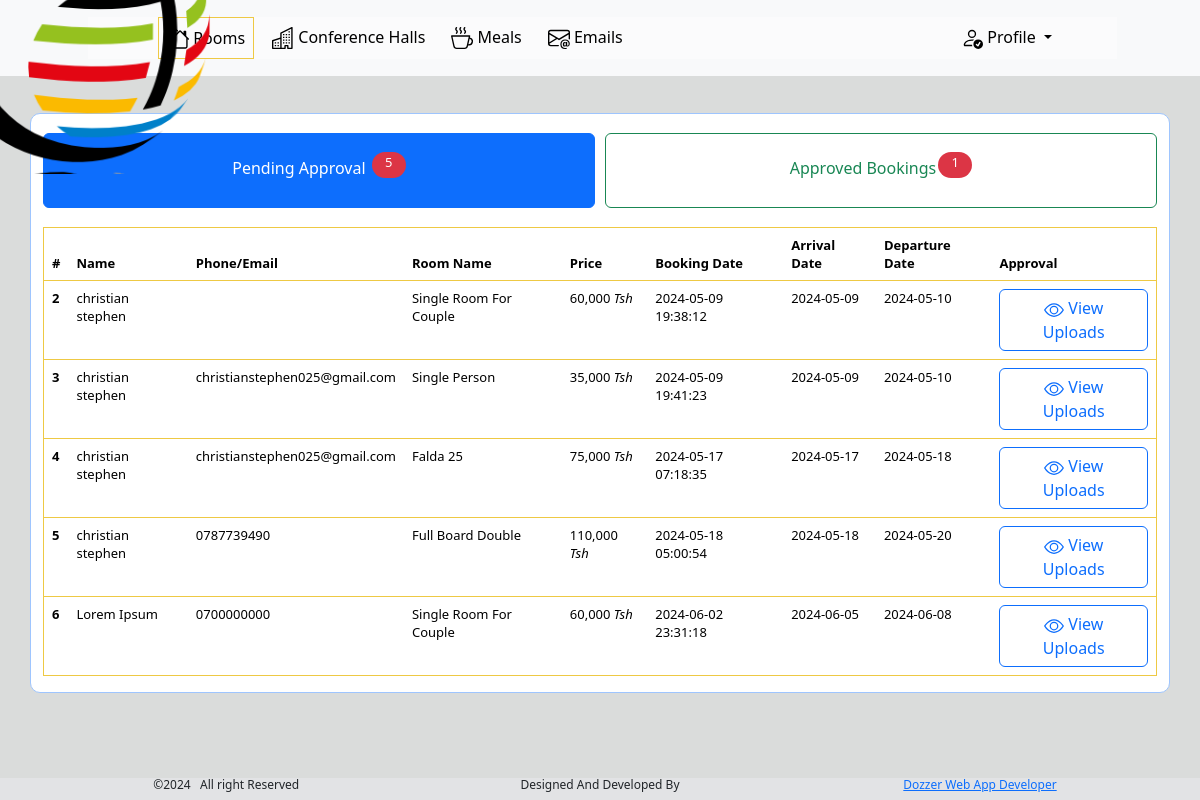
Screenshot of /cmc-admin/rooms/ with the database file from the repository.
### tables this page shows
CREATE TABLE `rooms` (
  `id` int(11) NOT NULL,
  `buyer` varchar(60) NOT NULL,
  `phone_email` varchar(60) NOT NULL,
  `service` varchar(30) NOT NULL,
  `price` int(15) NOT NULL,
  `booking_date` datetime NOT NULL DEFAULT current_timestamp(),
  `arrival_date` varchar(20) NOT NULL,
  `departure_date` varchar(20) NOT NULL,
  `status` int(2) NOT NULL DEFAULT 0,
  `image` varchar(100) NOT NULL DEFAULT '0'
);

### cmc-admin/rooms/data.php (called while the page is built)
<?php
include '../../control/connection.php';
$sql1 = "SELECT *from rooms where status=0 ";
$result1 = $conn->query($sql1);
$data1 = array();
if ($result1->num_rows > 0) {
    while($row1 = $result1->fetch_assoc()) {
        $data1[] = $row1;
    }
}
$sql2 ="SELECT *from rooms where status=1";
$result2 = $conn->query($sql2);
$data2 = array();
if ($result2->num_rows > 0) {
    while($row2 = $result2->fetch_assoc()) {
        $data2[] = $row2;
    }
}
?>

### cmc-admin/rooms/index.php (the view, shortened to what this page needs)
<?php
    include 'data.php';
?>
<html>
    <head>
        <link rel="stylesheet" href="../style.css">
        <link rel="stylesheet" href="https://cdn.jsdelivr.net/npm/bootstrap@5.3.3/dist/css/bootstrap.min.css">
    </head>
    <body>
<div class="container" style="margin-top: 3cm;">
    <nav class="navbar navbar-expand-lg bg-body-tertiary fixed-top" >
        <div class="container-fluid myfluid">
          <a class="navbar-brand" href="#">
	<div class="cardboard" style="margin-top: -3.2cm;margin-left: -2cm;" >
    <div class="card" style="background-color:transparent;border:  solid transparent;">
      <div class="front"></div>
      <div class="back"></div>
    </div>
    </div>
          </a>
          <div class="collapse navbar-collapse mynav " id="navbarNavDropdown">
            <ul class="navbar-nav mydropdown mymedia" >
             <li class="nav-item" data-bs-toggle="modal" data-bs-target="#login"  data-bs-toggle="collapse" data-bs-target="#navbarNavDropdown" id="#">
                <a class="nav-link myactive" href="#" id="roomsLink">
                  Rooms
                </a>
              </li>
              <li class="nav-item" data-bs-toggle="modal" data-bs-target="#login"  data-bs-toggle="collapse" data-bs-target="#navbarNavDropdown" id="#" >
                <a class="nav-link " href="../halls/" id="hallsLink">
                  Conference Halls
                </a>
              </li>
              <li class="nav-item" data-bs-toggle="modal" data-bs-target="#login"  data-bs-toggle="collapse" data-bs-target="#navbarNavDropdown" id="#">
                <a class="nav-link" href="../meals/" id="mealsLink">
                 Meals
                </a>
              </li>
              <li class="nav-item" data-bs-toggle="modal" data-bs-target="#login"  data-bs-toggle="collapse" data-bs-target="#navbarNavDropdown" id="#">
                <a class="nav-link" href="../emails/" >
                 Emails
                </a>
              </li>
              <li class="nav-item dropdown" id="servicemenu" style="position:absolute;right: 140px;">
                <a href="#" class="nav-link dropdown-toggle" href="#" role="button" data-bs-toggle="dropdown" aria-expanded="false">
                Profile
                </a>
        </li>
            </ul>
          </div>
        </div>
      </nav>
</div>
     <div class="container border border-primary-subtle" style="background-color: white;border-radius: 10px;display: block;" id="hallControl" >
      <div class="container px-4 text-center" style="margin-top: 0.5cm;">
        <div class="row gx-5">
          <div class="col btn btn-primary" onclick="hallPending()" id="hallPendingButton">
           <div class="p-3">Pending Approval <sup><span class="badge text-bg-danger"><?php echo count($data1) ?></span></sup></div>
          </div>
          <div class="col btn btn-outline-success mygap" onclick="hallApprove()" id="hallApproveButton" >
            <div class="p-3">Approved Bookings<sup><span class="badge text-bg-danger"><?php echo count($data2) ?></span></sup></div>
           </div>
        </div>
      </div>
      <div style="display: block;max-height: 15cm;
    overflow-y: scroll;" id="hallPendingTable">
      <table class="table table-hover" style="margin-top: 0.5cm;font-size: small!important;">
        <thead>
          <tr>
            <th scope="col">#</th>
            <th scope="col">Name</th>
            <th scope="col">Phone/Email</th>
            <th scope="col">Room Name</th>
            <th scope="col">Price</th>
            <th scope="col">Booking Date</th>
            <th scope="col">Arrival Date</th>
            <th scope="col">Departure Date</th>
            <th scope="col">Approval</th>
          </tr>
        </thead>
 <div >
        <tbody >
    <?php
    foreach ($data1 as $entry) {
        if($entry['image']=='0'){
          $approval="none";
        }else{
          $approval="block";
        }
    echo '
          <tr >
            <th scope="row">'.$entry['id'].'</th>
            <td>'.$entry['buyer'].'</td>
            <td>'.$entry['phone_email'].'</td>
            <td>'.$entry['service'].'</td>
            <td>'.number_format($entry['price']).'<i> Tsh</i></td>
            <td>'.$entry['booking_date'].'</td>
            <td>'.$entry['arrival_date'].'</td>
            <td>'.$entry['departure_date'].'</td>
            <td>
              <button type="button" class="btn btn-outline-primary" data-bs-dismiss="modal" data-bs-toggle="modal" data-bs-target="#viewscreenshot'.$entry['id'].'">
              <svg xmlns="http://www.w3.org/2000/svg" width="20" height="20" fill="currentColor" class="bi bi-eye" viewBox="0 0 16 16">
              <path d="M16 8s-3-5.5-8-5.5S0 8 0 8s3 5.5 8 5.5S16 8 16 8M1.173 8a13 13 0 0 1 1.66-2.043C4.12 4.668 5.88 3.5 8 3.5s3.879 1.168 5.168 2.457A13 13 0 0 1 14.828 8q-.086.13-.195.288c-.335.48-.83 1.12-1.465 1.755C11.879 11.332 10.119 12.5 8 12.5s-3.879-1.168-5.168-2.457A13 13 0 0 1 1.172 8z"/>
              <path d="M8 5.5a2.5 2.5 0 1 0 0 5 2.5 2.5 0 0 0 0-5M4.5 8a3.5 3.5 0 1 1 7 0 3.5 3.5 0 0 1-7 0"/>
            </svg>
                View Uploads
              </button>
            </td>
          </tr>
<form action="../../control/updaterooms.php" method="post">
<div class="modal fade" id="viewscreenshot'.$entry['id'].'" data-bs-backdrop="static" data-bs-keyboard="false" tabindex="-1" aria-labelledby="staticBackdropLabel" aria-hidden="true">
  <div class="modal-dialog modal-dialog-centered modal-dialog-scrollable">
    <div class="modal-content">
      <div class="modal-header">
        <h1 class="modal-title fs-5" id="staticBackdropLabel">Upload from :'.$entry['phone_email'].'</h1>
        <button type="button" class="btn-close" data-bs-dismiss="modal" aria-label="Close"></button>
      </div>
      <div class="modal-body" >
        <h1 class="modal-title fs-5" style="display:none">Room With AC</h1><hr>
        <h1 class="modal-title fs-5"  style="display:'.$approval.'"><label>Select Room :
        <select name="roomname" style="max-height:3cm; overflow-y:auto">';
   echo '     </select></h1>
        <br>
        <img src="../'.$entry['image'].'" class="img-fluid" alt="No Image Uploaded !"><br><br>
      <div class="modal-footer">
      <input type="hidden" name="id" value='.$entry['id'].'>
        <button type="submit" class="btn btn-outline-primary" style="display:'.$approval.'">
        <svg  xmlns="http://www.w3.org/2000/svg" width="26" height="26" fill="currentColor" class="bi bi-check-circle" viewBox="0 0 16 16">
        <path d="M8 15A7 7 0 1 1 8 1a7 7 0 0 1 0 14m0 1A8 8 0 1 0 8 0a8 8 0 0 0 0 16"/>
        <path d="m10.97 4.97-.02.022-3.473 4.425-2.093-2.094a.75.75 0 0 0-1.06 1.06L6.97 11.03a.75.75 0 0 0 1.079-.02l3.992-4.99a.75.75 0 0 0-1.071-1.05"/>
      </svg>
        Approve Room
        </button>
        </form>
      </div>
    </div>
  </div>
</div>
          ';
    }
          ?>
<div class="fixed-bottom bg-secondary-subtle" style="background-color:#f3eecaba;">
  <div class="container text-center">
    <div class="row" >
      <div class="col order-last">
        <h6 style="font-size:12px!important"><a href="https://wa.me/255698267662">Dozzer Web App Developer</a></h6>
      </div>
      <div class="col">
        <h6 style="font-size:12px!important">Designed And Developed By </h6>
      </div>
      <div class="col order-first">
        <h6 style="font-size:12px!important;">
        &nbsp;&nbsp;&nbsp;&nbsp;&copy;2024 &nbsp; All right Reserved</h6>
      </div>
    </div>
  </div>
</div>
    </body>
</html>

### cmc-admin/style.css (style rules this page uses)
* { margin: 0; padding: 0; }
.navbar-brand { width:60px; height: 60px; }
.nav-item { margin-left: 2px; }
body { background-color:#f3eecaba!important; }
body { background-color:rgba(33, 44, 40, 0.164)!important; }
.mydropdown li { margin-left: 10px!important; }
.mynav { padding-left: 60px; margin-right: 6%; font-size: medium; background-color:#ffffff54!important; }
.mygap { margin-left: 10px; }
.myactive { border:1px solid rgb(238, 201, 68)!important; }
.table-hover { border:1px solid rgb(238, 201, 68)!important; }
.badge { width:0.9cm; height: 0.7cm; border-radius: 200px!important; font-size: small!important; font-weight: 500!important; margin-left: 2px; }
.nav-link { color: black!important; }
table { font-size: small!important; }

### cmc-admin/rooms/index.php (style rules this page uses)
.cardboard { width: 200px; height: 300px; position: relative; perspective: 1000px; pointer-events: none; }
.card { width: 100%; height: 100%; position: absolute; transform-style: preserve-3d; animation: rotateCard 4s infinite alternate; pointer-events: none; }
.front, .back { width: 140%; height: 95%; position: absolute; backface-visibility: hidden; }
.front { background-image: url('../img/Logo.png'); background-size: contain; }
.back { background-image: url('../img/virgin-logo.png'); background-size: contain; transform: rotateY(180deg); margin-left: -2cm; }

### rows the page displays
rooms: id "2", buyer "christian stephen", service "Single Room For Couple", price "60,000", booking_date "2024-05-09 19:38:12", arrival_date "2024-05-09", departure_date "2024-05-10"
rooms: id "3", buyer "christian stephen", phone_email "christianstephen025@gmail.com", service "Single Person", price "35,000", booking_date "2024-05-09 19:41:23", arrival_date "2024-05-09", departure_date "2024-05-10"
rooms: id "4", buyer "christian stephen", phone_email "christianstephen025@gmail.com", service "Falda 25", price "75,000", booking_date "2024-05-17 07:18:35", arrival_date "2024-05-17", departure_date "2024-05-18"
rooms: id "5", buyer "christian stephen", phone_email "0787739490", service "Full Board Double", price "110,000", booking_date "2024-05-18 05:00:54", arrival_date "2024-05-18", departure_date "2024-05-20"
rooms: id "6", buyer "Lorem Ipsum", phone_email "0700000000", service "Single Room For Couple", price "60,000", booking_date "2024-06-02 23:31:18", arrival_date "2024-06-05", departure_date "2024-06-08"

### other values shown
count($data1) "5"
count($data2) "1"
